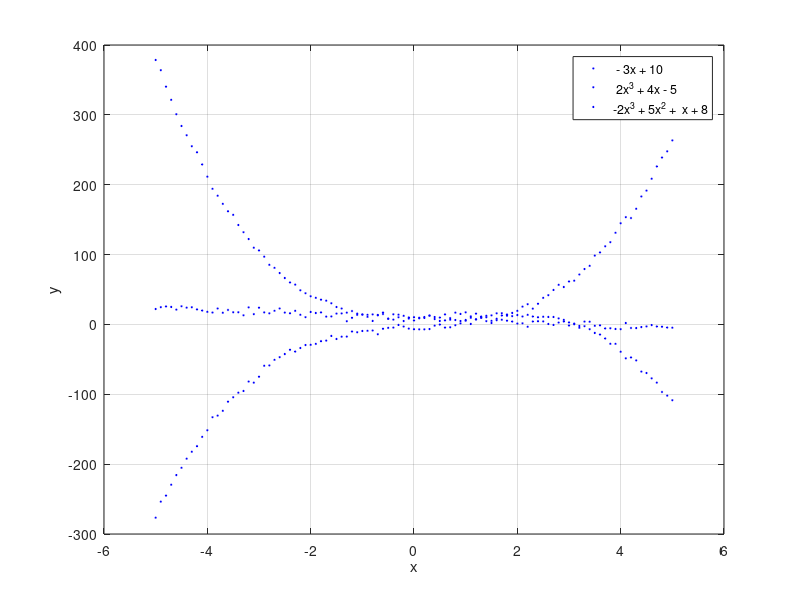

This chart was generated by the following MATLAB code: (Note: this script raises an error after producing the figure.)
x = -5:0.1:5; x = x';
sigma = 3;
y1 = 0*x.^3 - 0*x .^ 2 - 3 * x + 10 + randn(length(x), 1) * sigma;
y2 = 2*x.^3 -0* x .^ 2 + 4 * x - 5 + randn(length(x), 1) * sigma;
y3 = -2*x.^3 + 5 * x .^ 2 + 1 * x + 8 + randn(length(x), 1) * sigma;
figure(1)
plot(x, y1, 'bo', 'MarkerSize', 1, 'MarkerFaceColor', 'b')
hold on 
plot(x, y2, 'bo', 'MarkerSize', 1, 'MarkerFaceColor', 'b')
plot(x, y3, 'bo', 'MarkerSize', 1, 'MarkerFaceColor', 'b')
hold off
grid on
xlabel('x')
ylabel('y')
legend(' - 3x + 10', ...
       ' 2x^3 + 4x - 5', ...
       '-2x^3 + 5x^2 +  x + 8')
%% RUN MY ALGO
data = [x y1; x y2; x y3];clc
clust = mypolykmean(data(:,2)', data(:,1)', 3, 3);
clust = mypolykmean(data(:,2)', data(:,1)', 3, 3, clust, 1);
grid on
title('')
